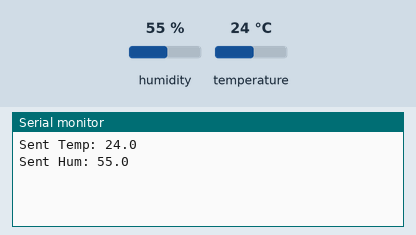
This sketch was run on a simulated ESP32. On the bench: the last lines printed to the serial monitor. The test bench sets the inputs (shaded band); at power-on: humidity 55 %, temperature 24 °C. WiFi joins after 1.5 s; servers stay silent unless stated; no MQTT or app messages arrive unless stated; not simulated (calls return 0 or success): secrets.h.

Above: at 2.7 s.
2.8 s: humidity set to 22 %
At 4.5 s:
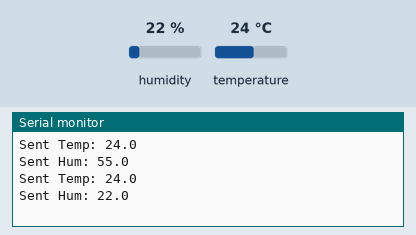
5.5 s: temperature set to 12 °C
At 6.5 s:
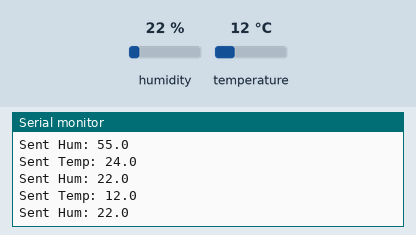
8.2 s: humidity set to 40 %
At 10.4 s:
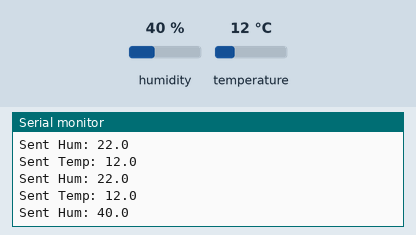
Timing chart, 0 to 11.9 s (numbered marks = the images above; inputs shaded):
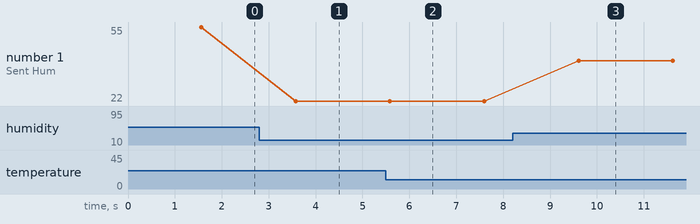

Measured:
- after the input at 2.8 s, the serial monitor: prints a new line after 0.78 s (image 1)
- after the input at 5.5 s, the serial monitor: prints a new line after 0.09 s (image 2)
- after the input at 8.2 s, the serial monitor: prints a new line after 1.4 s (image 3)
- plotted number 1: 55 → 22 after the input at 2.8 s, 22 → 40 after the input at 8.2 s

The sketch:

9_3send.ino
```cpp
#include "secrets.h"
#include <WiFi.h>
#include <PubSubClient.h>
#include "DHTesp.h"

#define DHT_PIN 15

#define MQTT_SERVER "io.adafruit.com"
#define MQTT_PORT 1883

const char* TOPIC_TEMP = "cz/dht22/temperature";
const char* TOPIC_HUM  = "cz/dht22/humidity";

WiFiClient espClient;
PubSubClient mqttClient(espClient);
DHTesp dht;

void reconnect() {
  while (!mqttClient.connected()) {
    mqttClient.connect(AIO_USERNAME, AIO_USERNAME, AIO_KEY);
  }
}

void setup() {
  Serial.begin(115200);

  dht.setup(DHT_PIN, DHTesp::DHT22);

  WiFi.begin(WIFI_SSID, WIFI_PASSWORD);
  while (WiFi.status() != WL_CONNECTED) {
    delay(300);
  }

  mqttClient.setServer(MQTT_SERVER, MQTT_PORT);
}

void loop() {

  if (!mqttClient.connected()) {
    reconnect();
  }

  mqttClient.loop();

  TempAndHumidity data = dht.getTempAndHumidity();

  if (isnan(data.temperature) || isnan(data.humidity)) {
    Serial.println("Sensor error");
    delay(2000);
    return;
  }

  String temp = String(data.temperature, 1);
  String hum  = String(data.humidity, 1);

  mqttClient.publish(TOPIC_TEMP, temp.c_str());
  mqttClient.publish(TOPIC_HUM, hum.c_str());

  Serial.println("Sent Temp: " + temp);
  Serial.println("Sent Hum: " + hum);

  delay(2000);
}
```
